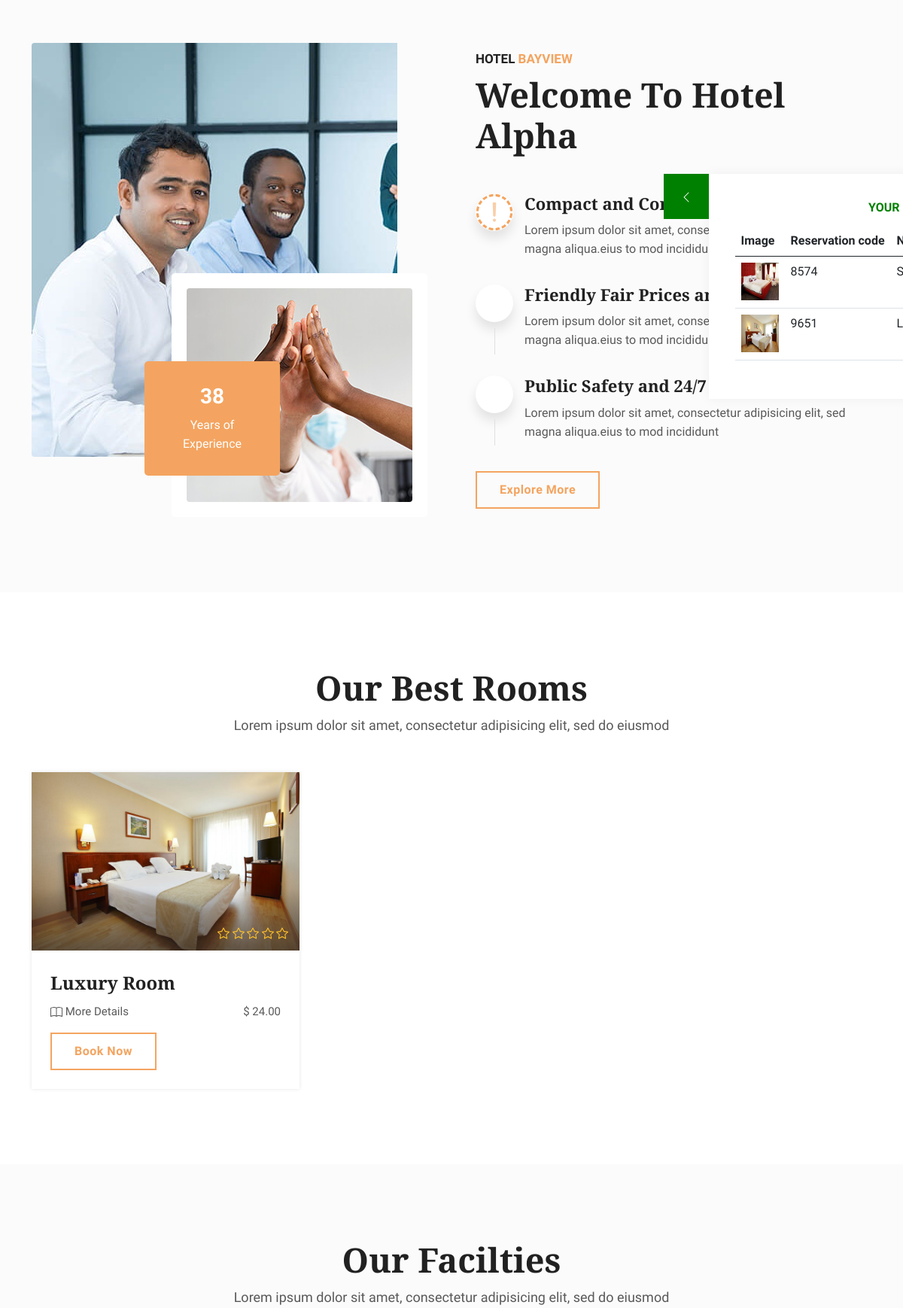
The page / (signed in, middle part) on the database as committed earlier.
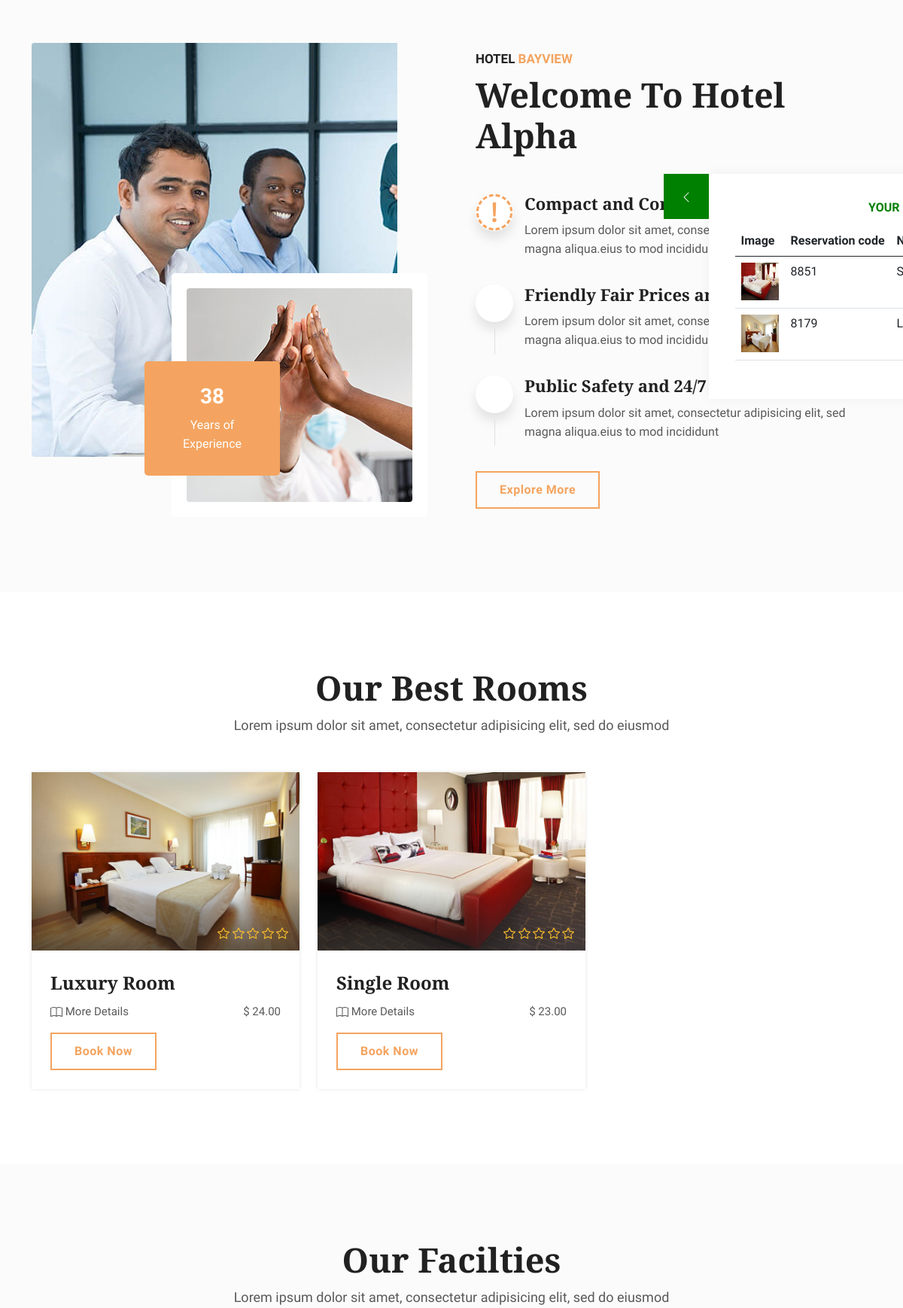
The same page on the database as committed later.
### lodge_app/models.py (models this page shows, shortened)
class Reservation(models.Model):
    date_in = models.DateField(null=True)
    date_out = models.DateField(null=True)
    room = models.ForeignKey("Room", on_delete=models.CASCADE, null=True)
    comfirmed = models.BooleanField(default=False)
    canceled = models.BooleanField(default=False)
    guest = models.ForeignKey(User, on_delete=models.CASCADE, related_name="guest")
    reservation_code = models.CharField(null=True, max_length= 40)
    staff_activated = models.ForeignKey(User, on_delete=models.CASCADE, related_name="staff", null=True)
    class Meta:
        db_table = "Lodge_reservation"

class Room(models.Model):
    number = models.IntegerField()
    lodge = models.ForeignKey("Lodge", on_delete=models.CASCADE)
    name = models.CharField(max_length=50)
    price = models.DecimalField(max_digits=12, decimal_places=2)
    published = models.BooleanField(default=True, null=True)
    booked = models.BooleanField(default=False, null=True)
    description = models.TextField(null = True)
    thumbnail= models.ImageField(upload_to='rooms_images/%Y/%m/%d/', null=True)
    updated_at = models.DateTimeField(auto_now=True)
    created_at = models.DateTimeField(auto_now_add=True, null=True)
    class Meta:
        verbose_name = "Room"
        verbose_name_plural = "Rooms"
        db_table = "Lodge_room"

### lodge_app/views.py (the view)
# urls.py: path('', views.index, name='home'),
def index(request):
    user = request.user if type(request.user) is not AnonymousUser else None
    try:
        rooms = Room.objects.filter(published=True, booked=False).order_by('-created_at')
        my_booked_rooms = Reservation.objects.filter(guest=user)
        context = {
            'our_best_rooms': rooms,
            'my_booked_rooms': my_booked_rooms
        }
        return render(request, template_name='index.html', context=context)
    except:
        rooms = Room.objects.filter(published=True, booked=False).order_by('-created_at')
        context = {
            'our_best_rooms': rooms,
        }
        return render(request, template_name='index.html', context=context)

### templates/index.html (shortened to what this page needs)
<!DOCTYPE html>
<html lang="zxx">
{% load static %}
{% include 'html_utils/head.html' %}
<body>
<div class="option-panel option-panel-collased">
    <h2 style="color:green;">Your Reserved Rooms</h2>
    <table class="table">
        <thead>
            <tr>
             <th scope="col">Image</th>
            <th scope="col">Reservation code</th>
            <th scope="col">Name</th>
            </tr>
        </thead>
        <tbody>
            {%for room in my_booked_rooms %}
            <tr>
                <th scope="row"><img width="50" height="50" src="{{room.room.thumbnail.url}}" alt=""> </th>
                <td>{{room.reservation_code}}</td>
                <td>{{room.room.name}}</td>
            </tr>
            {%empty%}
            No Booked room yet
            {%endfor%}
        </tbody>
    </table>
    <div style="background-color: green;" class="setting-button">
        <svg xmlns="http://www.w3.org/2000/svg" width="16" height="16" fill="currentColor" class="bi bi-chevron-left" viewBox="0 0 16 16">
        <path fill-rule="evenodd" d="M11.354 1.646a.5.5 0 0 1 0 .708L5.707 8l5.647 5.646a.5.5 0 0 1-.708.708l-6-6a.5.5 0 0 1 0-.708l6-6a.5.5 0 0 1 .708 0z"/>
        </svg>
    </div>
</div>
<div class="about-hotel-alpha content-area-6">
    <div class="container">
        <div class="row">
            <div class="col-lg-6 col-md-12 wow fadeInLeft delay-04s">
                <div class="about-img-section">
                    <div class="image-box">
                        <div class="image-1"><img src="{% static 'assets/img/img-4.jpg'%}" class="rounded" alt="photo"></div>
                        <div class="image-2"><img src="{% static 'assets/img/img-5.jpg'%}" class="rounded" alt="photo"></div>
                    </div>
                    <div class="about-box-Experience">
                        <h3 class="text-white">38</h3>
                        <p class="mb-0 text-white">Years of Experience</p>
                    </div>
                </div>
            </div>
            <div class="col-lg-6 col-md-12 wow fadeInRight delay-04s align-self-center">
                <div class="about-content-section">
                    <h5>Hotel <span>Bayview</span></h5>
                    <h1>Welcome To Hotel Alpha</h1>
                    <ul class="network-list mb-40">
                        <li>
                            <i class="icon fa fa-building-o"></i>
                            <h4>Compact and Comfortable Rooms</h4>
                            <p>Lorem ipsum dolor sit amet, consectetur adipisicing elit, sed magna aliqua.eius to mod incididunt</p>
                        </li>
                        <li>
                            <i class="icon flaticon-room-service"></i>
                            <h4>Friendly Fair Prices and Service</h4>
                            <p>Lorem ipsum dolor sit amet, consectetur adipisicing elit, sed magna aliqua.eius to mod incididunt</p>
                        </li>
                        <li>
                            <i class="icon flaticon-school-call-phone-reception"></i>
                            <h4>Public Safety and 24/7 Security</h4>
                            <p>Lorem ipsum dolor sit amet, consectetur adipisicing elit, sed magna aliqua.eius to mod incididunt</p>
                        </li>
                    </ul>
                    <a class="btn-lg btn-5" href="#"><span>Explore More</span></a>
                </div>
            </div>
        </div>
    </div>
</div>
<div class="content-area hotel-section bg-grey">
    <div class="overlay">
        <div class="container">
            <div class="main-title">
                <h1>Our Best Rooms</h1>
                <p>Lorem ipsum dolor sit amet, consectetur adipisicing elit, sed do eiusmod</p>
            </div>
            <div class="row wow fadeInUp delay-04s">
               {% for room in our_best_rooms %}
                <div class="col-lg-4 col-md-6 col-sm-12">
                    <div class="hotel-box">
                        <div class="photo-thumbnail">
                            <div class="photo">
                                <img src="{{room.thumbnail.url}}" alt="photo" class="img-fluid w-100">
                            </div>
                            <div class="pr">
                                <div class="rating">
                                </div>
                            </div>
                        </div>
                        <div class="detail clearfix">
                            <h3>
                                <a href="{% url 'room_details' room.id %}">{{room.name}}</a>
                            </h3>
                            <p style="display:flex; justify-content: space-between;" class="location">
                                <a href="{% url 'room_details' room.id %}">
                                   More Details
                                </a>
                                  <span>$ {{room.price}}<span/>
                            </p>
                            <div  class="fecilities w-100">
                                <a class="btn-lg btn-5" href="{% url 'room_details' room.id %}"><span>Book Now</span></a>
                            </div>
                        </div>
                    </div>
                </div>
                {%empty%}
                No rooms
              {%endfor%}
            </div>
        </div>
    </div>
</div>
<div class="our-facilties-section content-area-5">
    <div class="overlay">
        <div class="container">
            <div class="main-title">
                <h1>Our Facilties</h1>
                <p>Lorem ipsum dolor sit amet, consectetur adipisicing elit, sed do eiusmod</p>
            </div>
        </div>
    </div>
</div>
</body>
</html>

### templates/html_utils/head.html (shortened to what this page needs)
<head>
    {% load static %}
    <link rel="stylesheet" type="text/css" href="{% static 'assets/css/bootstrap.min.css' %}">
    <link rel="stylesheet" type="text/css" href="{% static 'assets/css/animate.min.css' %}">
    <link rel="stylesheet" type="text/css" href="{% static 'assets/css/bootstrap-submenu.css' %}">
    <link rel="stylesheet" type="text/css" href="{% static 'assets/css/bootstrap-select.min.css' %}">
    <link rel="stylesheet" href="https://cdnjs.cloudflare.com/ajax/libs/font-awesome/4.7.0/css/font-awesome.min.css" />
    <link rel="stylesheet" type="text/css" href="{% static 'assets/css/flaticon.css' %}">
    <link rel="stylesheet" type="text/css" href="{% static 'assets/css/style.css' %}">
    <link rel="stylesheet" type="text/css"  href="{% static 'assets/css/jquery.mCustomScrollbar.css' %}">
    <link rel="stylesheet" type="text/css"  href="{% static 'assets/css/bootstrap-datepicker.min.css' %}">
    <link rel="stylesheet" type="text/css"  href="{% static 'assets/css/dropzone.css' %}">
    <link rel="stylesheet" type="text/css"  href="{% static 'assets/css/slick.css' %}">
    <link rel="stylesheet" href="{% static 'assets/css/leaflet.css' %}" type="text/css">
    <link rel="stylesheet" type="text/css" href="{% static 'assets/css/initial.css' %}">
    <link rel="stylesheet" type="text/css" href="{% static 'assets/css/style.css' %}">
    <link rel="stylesheet" type="text/css" href="{% static 'assets/css/style_1.css' %}">
    <link rel="stylesheet" type="text/css" id="style_sheet" href="{% static 'assets/css/default.css' %}">
    <link rel="stylesheet" type="text/css" href="{% static 'assets/css/ie10-viewport-bug-workaround.css' %}">
    <link href="{% static 'fontawesomefree/css/all.min.css' %}" rel="stylesheet" type="text/css">
        <link href="/static/assets/css/my_style.css" rel="stylesheet" type="text/css">
</head>

### templates/html_utils/header.html (shortened to what this page needs)
{% load static %}

### static/assets/css/default.css (style rules this page uses)
.setting-button { background: #F4A460; }
.btn-5:after { background: #F4A460; }
.btn-5 { color: #F4A460; border: 2px solid #F4A460; }
.about-hotel-alpha .about-content-section h5 span { color: #F4A460; }
.about-hotel-alpha .about-img-section .about-box-Experience { background: #F4A460; }
.about-content-section .network-list li .icon { color: #F4A460; }
.option-panel h2 { color: #F4A460; }

Rows that differ between the two databases and show on the page:
changed Reservation "Single Room": reservation_code "8574" → "8851"
changed Reservation "Luxury Room": reservation_code "9651" → "8179"
now on this page (row edited): Room: thumbnail (picture), name "Single Room", price "23.00"
